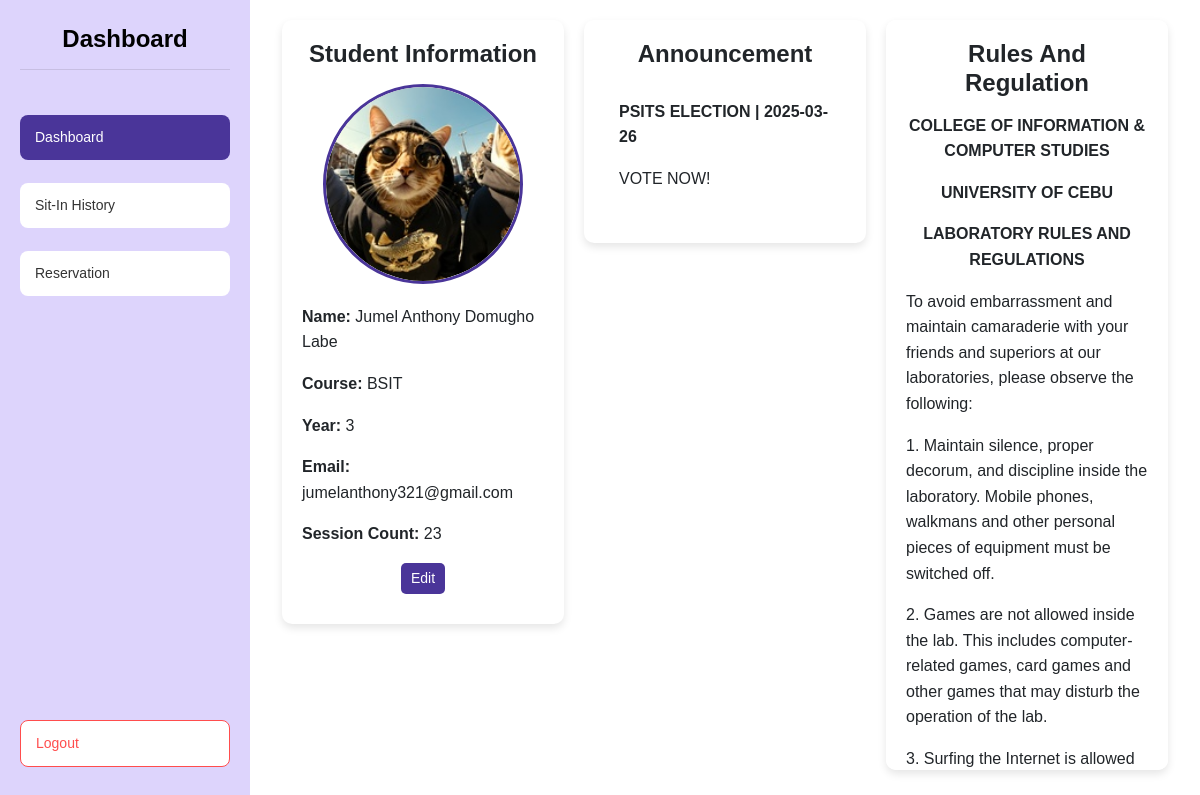
The app's page /dashboard (signed in), older data.
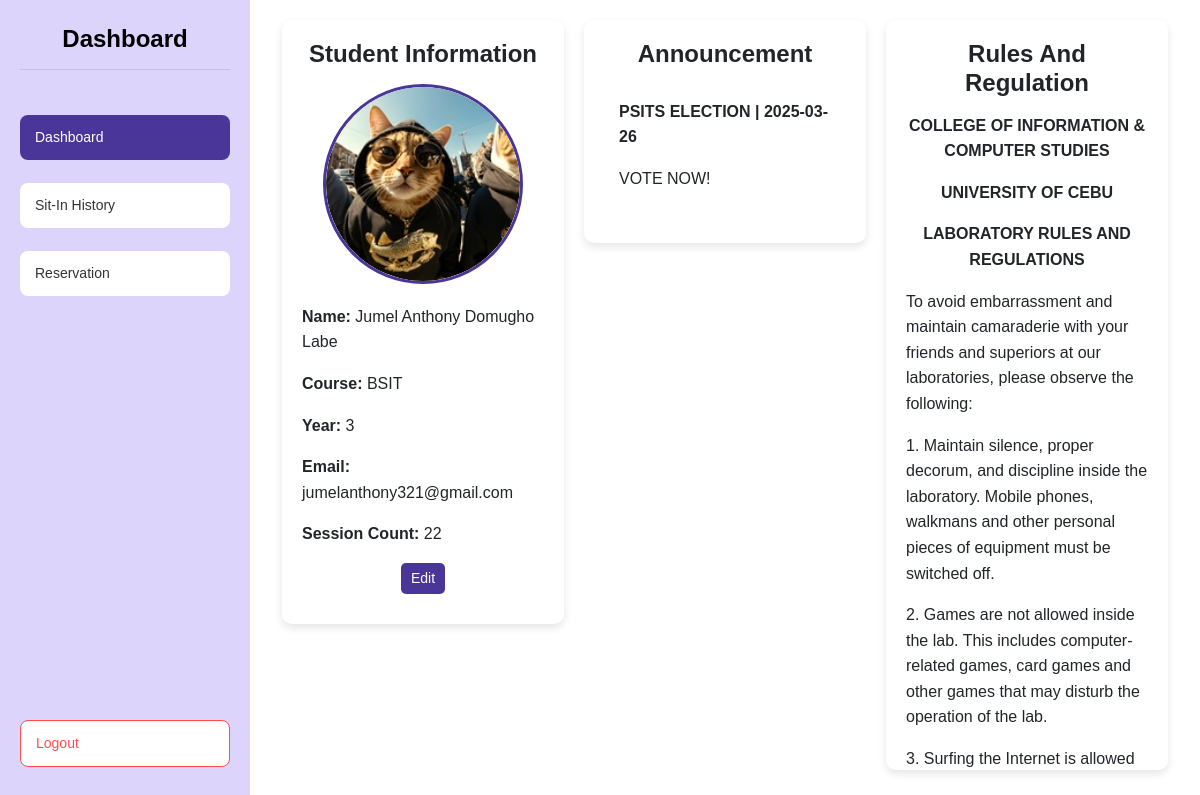
The same page, newer data.
### tables this page shows
CREATE TABLE students ( 
idno TEXT PRIMARY KEY,
lastname TEXT NOT NULL,
firstname TEXT NOT NULL,
midname TEXT,
course TEXT NOT NULL,
year_level INTEGER NOT NULL,
email_address TEXT NOT NULL,
username TEXT NOT NULL CHECK (username = idno),
password TEXT NOT NULL,
profile_picture TEXT DEFAULT NULL,
session_count INTEGER DEFAULT 30
);

### app.py (the view)
@app.route('/dashboard', methods=['GET'])
@login_required
def dashboard():
    if session.get('user_type') != 'student':
        session.clear()
        return redirect(url_for('login'))
    conn = get_db_connection()
    cursor = conn.cursor()
    cursor.execute("""
        SELECT idno, firstname, lastname, midname, course, year_level, email_address, profile_picture, session_count
        FROM students WHERE idno = ?
    """, (session['user_id'],))
    user = cursor.fetchone()
    cursor.execute("SELECT * FROM announcements ORDER BY created_at DESC")
    announcements = cursor.fetchall()
    conn.close()
    if not user:
        flash("User not found!", "danger")
        return redirect(url_for('logout'))
    session['firstname'] = user['firstname']
    session['lastname'] = user['lastname']
    session['session_count'] = user['session_count']
    user_data = {
        "idno": user["idno"],
        "firstname": user["firstname"],
        "lastname": user["lastname"],
        "midname": user["midname"],
        "course": user["course"] or "N/A",  # Default if empty
        "year_level": user["year_level"] or "N/A",  # Default if empty
        "email_address": user["email_address"] or "N/A",  # Default if empty
        "profile_picture": user["profile_picture"] if user["profile_picture"] else None,  # None if not set
        "session_count": user["session_count"] if user["session_count"] else 0
    }
    return render_template('dashboard.html', user=user_data, announcements=announcements)

### app.py (called while the page is built)
def get_db_connection():
    try:
        conn = sqlite3.connect('users.db')
        conn.row_factory = sqlite3.Row
        return conn
    except sqlite3.Error as e:
        print(f"Database connection error: {e}")
        return None

def login_required(f):
    @wraps(f)
    def decorated_function(*args, **kwargs):
        if not session.get('user_id'):
            flash("Please log in first!", "warning")
            session.clear()  # Clear any invalid session data
            return redirect(url_for('login'))
        return f(*args, **kwargs)
    return decorated_function

@app.after_request
def add_header(response):
    response.headers['Cache-Control'] = 'no-store, no-cache, must-revalidate, post-check=0, pre-check=0, max-age=0'
    response.headers['Pragma'] = 'no-cache'
    response.headers['Expires'] = '-1'
    return response

### templates/dashboard.html (shortened to what this page needs)
{% extends "base.html" %}
{% block content %}
<head>
    <link rel="stylesheet" href="static/styles.css">
    <link href="https://cdn.jsdelivr.net/npm/bootstrap@5.3.0/dist/css/bootstrap.min.css" rel="stylesheet">
</head>
<body>
    <div class="dashboard-container">
        <div class="sidebar">
            <h1 class="dashboard-title">Dashboard</h1>
            <a href="{{ url_for('dashboard') }}" class="menu-btn active">Dashboard</a>
            <a href="{{ url_for('sit_in_history') }}" class="menu-btn">Sit-In History</a>
            <a href="{{ url_for('reserve') }}" class="menu-btn">Reservation</a>
            <a href="{{ url_for('logout') }}" class="menu-btn logout-btn">Logout</a>
        </div>
        <div class="content">
            <div class="container">
                <div class="student-info">
                    <h2>Student Information</h2>
                    <div class="profile-container">
                        {% if user['profile_picture'] %}
                            <img src="{{ url_for('static', filename=user['profile_picture']) }}" alt="Profile Picture" class="profile-pic">
                        {% else %}
                            <img src="{{ url_for('static', filename='default-avatar.jpg') }}" alt="Default Profile Picture" class="profile-pic">
                        {% endif %}
                    </div>
                    <p><strong>Name:</strong> {{ user['firstname'] }} {{ user['midname'] }} {{ user['lastname'] }}</p>
                    <p><strong>Course:</strong> {{ user['course'] }}</p>
                    <p><strong>Year:</strong> {{ user['year_level'] }}</p>
                    <p><strong>Email:</strong> {{ user['email_address'] }}</p>
                    <p><strong>Session Count:</strong> {{ user['session_count'] if user['session_count'] else 30 }}</p>
                    <button class="edit-btn" onclick="openModal()">Edit</button>
                </div>
                <div class="announcement">
                    <h2>Announcement</h2>
                    {% for announcement in announcements %}
                    <div class="announcement-item">
                        <p><strong>{{ announcement['title'] }} | {{ announcement['created_at'][:10] }}</strong></p>
                        <p>{{ announcement['content'] }}</p>
                    </div>
                    {% endfor %}
                </div>
                <div class="rules-regulation" style="width: 100%; max-width: 600px; margin-left: auto; margin-right: auto;">
                    <h2>Rules And Regulation</h2>
                    <center><strong><p>COLLEGE OF INFORMATION & COMPUTER STUDIES</p>
                    <p>UNIVERSITY OF CEBU</p>
                    <p>LABORATORY RULES AND REGULATIONS</p></strong></center>
                    <p>To avoid embarrassment and maintain camaraderie with your friends and superiors at our laboratories, please observe the following:</p>
                    <p>1. Maintain silence, proper decorum, and discipline inside the laboratory. Mobile phones, walkmans and other personal pieces of equipment must be switched off.</p>
                    <p>2. Games are not allowed inside the lab. This includes computer-related games, card games and other games that may disturb the operation of the lab.</p>
                    <p>3. Surfing the Internet is allowed only with the permission of the instructor. Downloading and installing of software are strictly prohibited.</p>
                </div>
            </div>
        </div>
    </div>
</body>
</html>
{% endblock %}

Row changes from the older to the newer data that the page shows:
changed students "Jumel Anthony": session_count "23" → "22"
